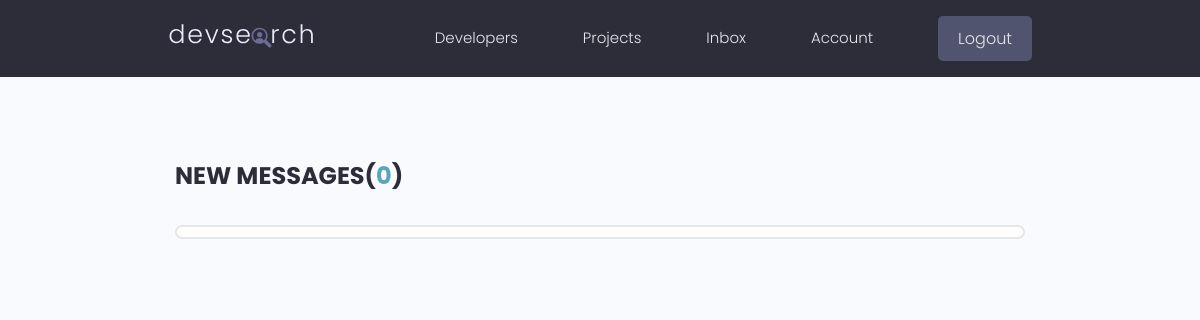
Page /inbox (signed in) on the earlier database version.
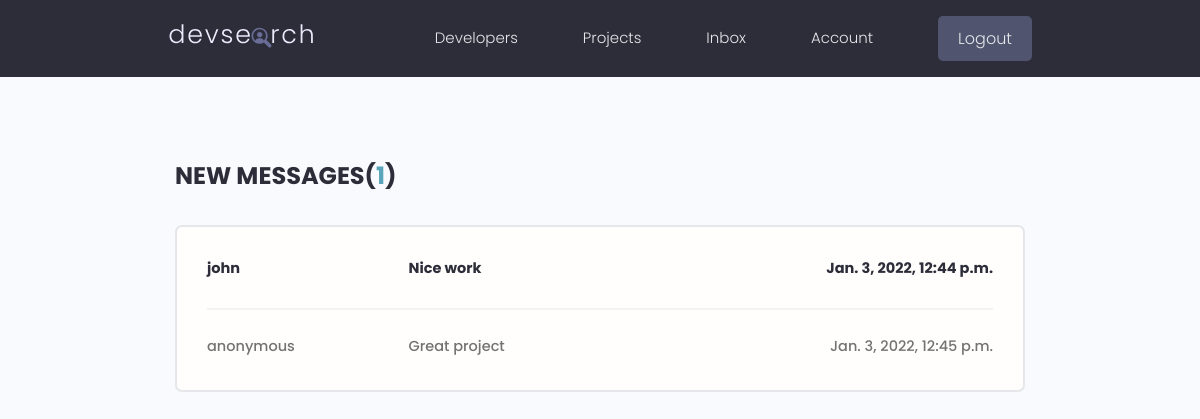
Same page on the later database version.
### users/models.py (models this page shows, shortened)
class Message(models.Model):
    id = models.UUIDField(default=uuid.uuid4, unique=True, primary_key=True, editable=False)
    sender = models.ForeignKey(
        Profile, on_delete=models.SET_NULL, null=True, blank=True)
    recipient = models.ForeignKey(
        Profile, on_delete=models.CASCADE, related_name='received_messages')
    name = models.CharField(max_length=200, null=True, blank=True)
    email = models.EmailField(max_length=200, null=True, blank=True)
    subject = models.CharField(max_length=200, null=True, blank=True)
    body = models.TextField()
    is_read = models.BooleanField(default=False)
    created = models.DateTimeField(auto_now_add=True)
    class Meta:
        ordering = ['is_read', '-created']

### users/views.py (the view)
# urls.py: path("inbox", views.inbox, name="inbox"),
@login_required(login_url='login')
def inbox(request):
    received_messages = request.user.profile.received_messages.all()
    unread_messages = received_messages.filter(is_read=False).count()
    return render(request, 'users/inbox.html', {"received_messages": received_messages, "unread_messages": unread_messages})

### users/templates/users/inbox.html
{% extends 'base.html' %}
{% block content %}
<main class="inbox my-xl">
  <div class="content-box">
    <h3 class="inbox__title">New Messages(<span>{{unread_messages}}</span>)</h3>
    <ul class="messages">
      {% for message in received_messages %}
      {% if message.is_read == False %}
      <li class="message message--unread">
        {% else %}
      <li class="message">
        {% endif %}
        <a href="{% url 'message' message.id %}">
          <span class="message__author">{{message.name}}</span>
          <span class="message__subject">{{message.subject}}</span>
          <span class="message__date">{{message.created}}</span>
        </a>
      </li>
      {% endfor %}
    </ul>
  </div>
</main>
{% endblock content %}

Differences in the rows shown:
added Message: name "john", subject "Nice work", created "Jan. 3, 2022, 12:44 p.m."
added Message: name "anonymous", subject "Great project", created "Jan. 3, 2022, 12:45 p.m."
Other differences:
{{ unread_messages }}: "0" → "1"
